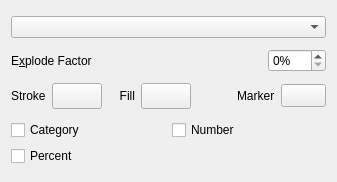
<?xml version="1.0" encoding="UTF-8"?>
<ui version="4.0">
 <author>Johannes Simon</author>
 <class>PieConfigWidget</class>
 <widget class="QWidget" name="PieConfigWidget">
  <property name="geometry">
   <rect>
    <x>0</x>
    <y>0</y>
    <width>337</width>
    <height>182</height>
   </rect>
  </property>
  <layout class="QVBoxLayout" name="verticalLayout">
   <item>
    <widget class="QComboBox" name="dataPoints"/>
   </item>
   <item>
    <layout class="QHBoxLayout" name="horizontalLayout">
     <item>
      <widget class="QLabel" name="label_7">
       <property name="sizePolicy">
        <sizepolicy hsizetype="Expanding" vsizetype="Preferred">
         <horstretch>0</horstretch>
         <verstretch>0</verstretch>
        </sizepolicy>
       </property>
       <property name="text">
        <string>E&amp;xplode Factor</string>
       </property>
       <property name="buddy">
        <cstring>explodeFactor</cstring>
       </property>
      </widget>
     </item>
     <item>
      <widget class="QSpinBox" name="explodeFactor">
       <property name="suffix">
        <string>%</string>
       </property>
       <property name="maximum">
        <number>100</number>
       </property>
       <property name="value">
        <number>0</number>
       </property>
      </widget>
     </item>
    </layout>
   </item>
   <item>
    <layout class="QHBoxLayout" name="horizontalLayout_2">
     <item>
      <widget class="QLabel" name="datasetPenLabel">
       <property name="text">
        <string>Stroke</string>
       </property>
      </widget>
     </item>
     <item>
      <widget class="KColorButton" name="dataPointPen">
       <property name="sizePolicy">
        <sizepolicy hsizetype="Fixed" vsizetype="Fixed">
         <horstretch>0</horstretch>
         <verstretch>0</verstretch>
        </sizepolicy>
       </property>
       <property name="minimumSize">
        <size>
         <width>50</width>
         <height>26</height>
        </size>
       </property>
       <property name="maximumSize">
        <size>
         <width>50</width>
         <height>26</height>
        </size>
       </property>
       <property name="text">
        <string/>
       </property>
      </widget>
     </item>
     <item>
      <widget class="QLabel" name="datasetColorLabel">
       <property name="enabled">
        <bool>true</bool>
       </property>
       <property name="sizePolicy">
        <sizepolicy hsizetype="MinimumExpanding" vsizetype="Preferred">
         <horstretch>0</horstretch>
         <verstretch>0</verstretch>
        </sizepolicy>
       </property>
       <property name="text">
        <string>Fill</string>
       </property>
       <property name="alignment">
        <set>Qt::AlignRight|Qt::AlignTrailing|Qt::AlignVCenter</set>
       </property>
      </widget>
     </item>
     <item>
      <widget class="KColorButton" name="dataPointBrush">
       <property name="enabled">
        <bool>true</bool>
       </property>
       <property name="sizePolicy">
        <sizepolicy hsizetype="Fixed" vsizetype="Fixed">
         <horstretch>0</horstretch>
         <verstretch>0</verstretch>
        </sizepolicy>
       </property>
       <property name="minimumSize">
        <size>
         <width>50</width>
         <height>26</height>
        </size>
       </property>
       <property name="maximumSize">
        <size>
         <width>50</width>
         <height>26</height>
        </size>
       </property>
      </widget>
     </item>
     <item>
      <spacer name="horizontalSpacer_2">
       <property name="orientation">
        <enum>Qt::Horizontal</enum>
       </property>
       <property name="sizeHint" stdset="0">
        <size>
         <width>40</width>
         <height>20</height>
        </size>
       </property>
      </spacer>
     </item>
     <item>
      <widget class="QLabel" name="datasetMarkerLabel">
       <property name="text">
        <string>Marker</string>
       </property>
      </widget>
     </item>
     <item>
      <widget class="QToolButton" name="dataPointMarkerMenu">
       <property name="minimumSize">
        <size>
         <width>45</width>
         <height>0</height>
        </size>
       </property>
       <property name="text">
        <string/>
       </property>
       <property name="popupMode">
        <enum>QToolButton::InstantPopup</enum>
       </property>
       <property name="toolButtonStyle">
        <enum>Qt::ToolButtonTextUnderIcon</enum>
       </property>
      </widget>
     </item>
    </layout>
   </item>
   <item>
    <layout class="QGridLayout" name="gridLayout">
     <item row="0" column="0">
      <widget class="QCheckBox" name="dataPointShowCategory">
       <property name="text">
        <string>Category</string>
       </property>
      </widget>
     </item>
     <item row="0" column="1">
      <widget class="QCheckBox" name="dataPointShowNumber">
       <property name="text">
        <string>Number</string>
       </property>
      </widget>
     </item>
     <item row="1" column="0">
      <widget class="QCheckBox" name="dataPointShowPercent">
       <property name="text">
        <string>Percent</string>
       </property>
      </widget>
     </item>
    </layout>
   </item>
  </layout>
 </widget>
 <customwidgets>
  <customwidget>
   <class>KColorButton</class>
   <extends>QPushButton</extends>
   <header>kcolorbutton.h</header>
   <container>1</container>
  </customwidget>
 </customwidgets>
 <resources/>
 <connections/>
</ui>
